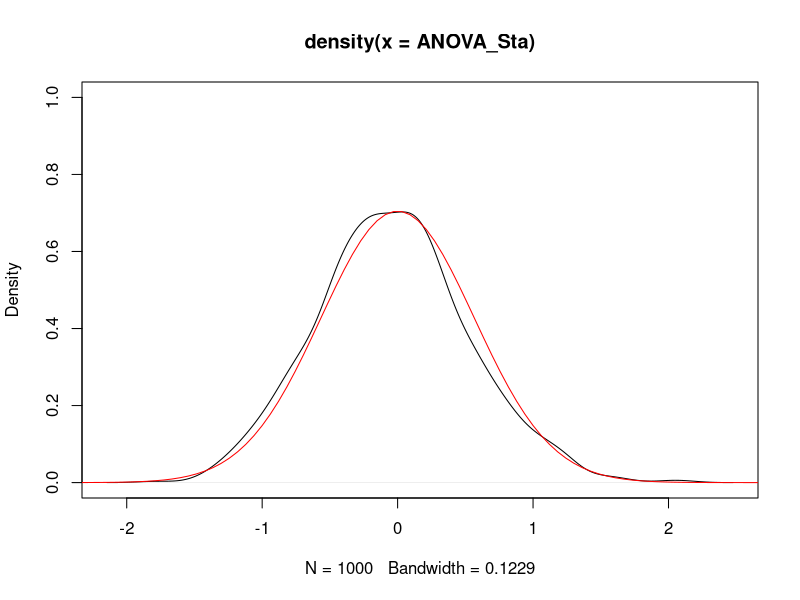
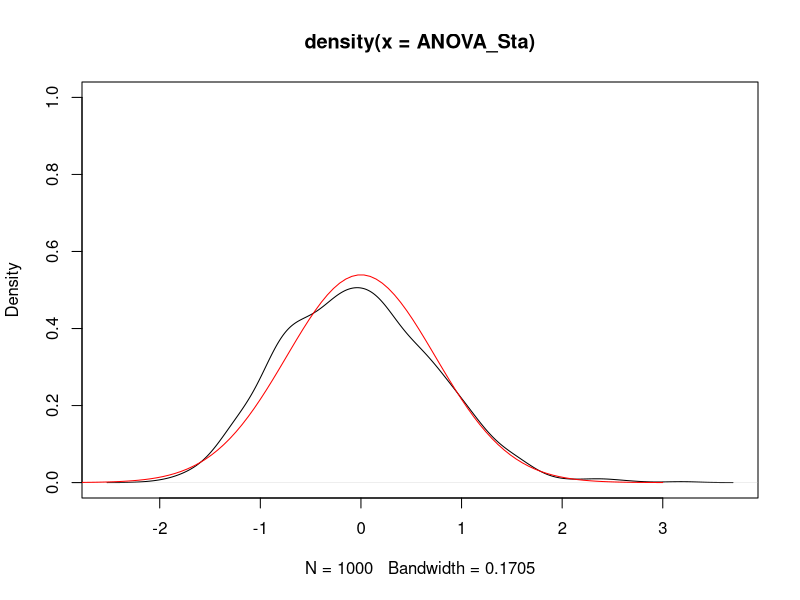
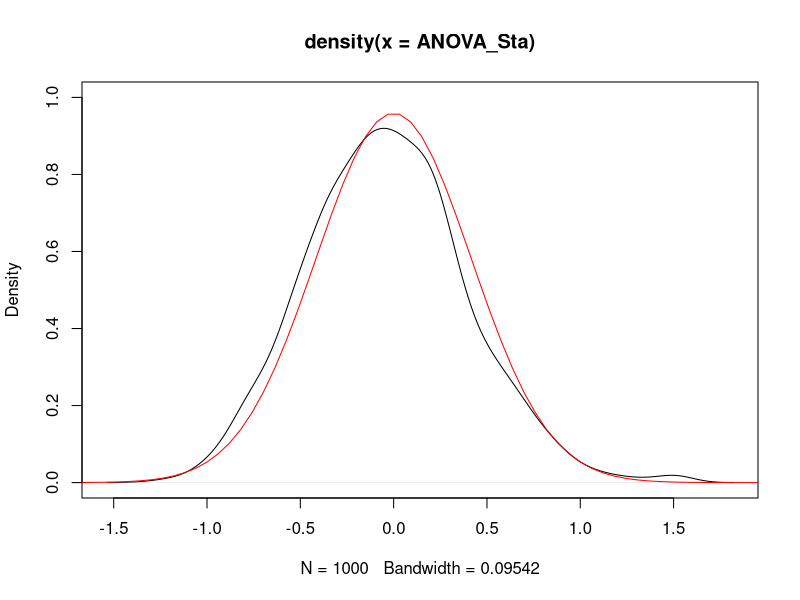

R code for these plots, in order:
#########################################################################################################################################
########  Simulation studies to evaluate the performance of the proposed hypothesis test on variance constancy for two-component mixtures
#########################################################################################################################################


#### Load libraries
library(mixtools)
library(sn)
library(matrixcalc)
library(Matrix)
library(ks)
library(pracma)
library(interp)
library(parallel)

########################################################################################################################
#################### Define a function to get high dimensional ANOVA statistics
Aug_ANOVA_T <- function(x,y,m){#  x and y are univariate and m (an odd number) is the window size
  n_cell <- length(x)
  y_order <- y[order(x)]
  MSE <- 0
  sum_cell <- mean_cell <- rep(0,n_cell)
  for(i in 1:n_cell){
    
    if (i < (m+1)/2 ){
      mean_cell[i] <- mean(y_order[1:m])
      sum_cell[i] <- sum(y_order[1:m])
      MSE <- MSE + sum((y_order[1:m]-mean_cell[i])^2)
    } else if(i > (n_cell-(m-1)/2)){
      mean_cell[i] <- mean(y_order[(n_cell-m+1):n_cell])
      sum_cell[i] <- sum(y_order[(n_cell-m+1):n_cell])
      MSE <- MSE + sum((y_order[(n_cell-m+1):n_cell]-mean_cell[i])^2)
    } else {
      mean_cell[i] <- mean(y_order[(i-(m-1)/2):(i+(m-1)/2)])
      sum_cell[i] <- sum(y_order[(i-(m-1)/2):(i+(m-1)/2)])
      MSE <- MSE + sum((y_order[(i-(m-1)/2):(i+(m-1)/2)]-mean_cell[i])^2)
    }
    
  }
  MSE <- MSE/(n_cell*(m-1))
  MST <- m*sum((mean_cell - sum(sum_cell)/(n_cell*m))^2)/(n_cell-1)
  StaT <- sqrt(n_cell)*(MST-MSE)
  return(StaT)
}
################  define a function to perform pseudoclass for two component mixture regression
PseudoClass <- function(x,y,p1,beta1,beta2){# x and y are univariate, and p1 is the posterior probability
  randraw <- rbinom(length(y),1,p1)
  y_c1 <- y[randraw==1]
  y_c2 <- y[randraw==0]
  x_c1 <- x[randraw==1]
  x_c2 <- x[randraw==0]
  xd1 <- cbind(rep(1,length(x_c1)),x_c1)
  xd2 <- cbind(rep(1,length(x_c2)),x_c2)
  adj_resd1 <- y_c1 - xd1%*%beta1
  adj_resd2 <- y_c2 - xd2%*%beta2
  return(list(y_class1=y_c1,y_class2=y_c2,x_class1=x_c1,x_class2=x_c2,adj_resd1=adj_resd1,adj_resd2=adj_resd2))
}


################  define functions to perform EM algorithm for two component mixture regression with covariate dependent mixing proportions and constant variance
emopt_pi <- function(initl,X,w){ # initl=initial value for beta, X is n by p, w is n by 1
  
  emobj_pi <- function(beta_pi){
    nsamp <- nrow(X)
    return(-c(t(w)%*%X%*%beta_pi)/nsamp + sum(log(1+exp(X%*%beta_pi)))/nsamp)
  }
  
  emobj_pi_gr <- function(beta_pi){
    nsamp <- nrow(X)
    return(-t(X)%*%w/nsamp + t(X)%*%(1/(1+exp(-X%*%beta_pi)))/nsamp)
  }
  
  res <- optim(initl,emobj_pi,emobj_pi_gr,method = "BFGS")
  return(res$par)
}

emopt_wnorm <- function(initl_beta_m,initl_beta_sig2,X_m,X_sig2,y,w,maxiter=10000,epsilon=0.0001){  
  # this function solve the optimization problem of weighted log normal likelihood
  nsamp <- nrow(X_m)
  beta1_old <- initl_beta_m
  beta2_old <- initl_beta_sig2
  #w_new <- diag(w*exp(-X_sig2%*%beta2))
  l <- 0
  beta_diff <- epsilon 
  while(l < maxiter & beta_diff >= epsilon){
    l <- l + 1
    w_new <- diag(c(w*exp(-X_sig2%*%beta2_old)))
    beta1_new <- c(solve(t(X_m)%*%w_new%*%X_m)%*%t(X_m)%*%w_new%*%y)
    
    emobj_beta_sig2 <- function(beta_sig2){
      return(sum(w*(y-X_m%*%beta1_new)^2*exp(-X_sig2%*%beta_sig2)) + c(t(w)%*%(X_sig2%*%beta_sig2)))
    }
    
    emobj_beta_sig2_gr <- function(beta_sig2){
      return(-t(X_sig2)%*%(w*(y-X_m%*%beta1_new)^2*exp(-X_sig2%*%beta_sig2)) + t(X_sig2)%*%w)
    }
    
    rep2 <- optim(initl_beta_sig2,emobj_beta_sig2,emobj_beta_sig2_gr,method = "BFGS")
    beta2_new <- rep2$par
    beta_diff <- max(abs(c(beta1_new-beta1_old,beta2_new-beta2_old)))
    beta1_old <- beta1_new
    beta2_old <- beta2_new
  }
  
  return(list(beta_m=beta1_old,beta_sig2=beta2_old))
}

normmixEM_contvar <- function(x_pi,x_m,y,initl_beta_pi,initl_beta_m1,initl_beta_m2,initl_sgm21,initl_sgm22,maxiter=10000,epsilon=0.0001){ #x is n by p, and initl_beta is p by 5 (only for two clusters)
  beta_pi_old <- initl_beta_pi 
  beta_m1_old <- initl_beta_m1 
  beta_m2_old <- initl_beta_m2 
  sgm21_old <- initl_sgm21 
  sgm22_old <- initl_sgm22 
  w_base <- rep(0,length(y))
  l <- 0
  w_diff <- epsilon 
  
  while(l < maxiter & w_diff >= epsilon){
    l <- l + 1
    em_pi <- 1/(1+exp(-c(x_pi%*%beta_pi_old)))
    em_m1 <- c(x_m%*%beta_m1_old)
    em_m2 <- c(x_m%*%beta_m2_old)
    em_sgm21 <- sgm21_old
    em_sgm22 <- sgm22_old 
    w_update <- (em_pi*dnorm(y,mean=em_m1,sd=sqrt(em_sgm21)))/(em_pi*dnorm(y,mean=em_m1,sd=sqrt(em_sgm21))+(1-em_pi)*dnorm(y,mean=em_m2,sd=sqrt(em_sgm22)))
    beta_pi_new <- emopt_pi(beta_pi_old,x_pi,w_update)
    #normal1 <- emopt_wnorm(beta_m1_old,beta_sgm21_old,x_m,x_sgm2,y,w_update)
    #normal2 <- emopt_wnorm(beta_m2_old,beta_sgm22_old,x_m,x_sgm2,y,1-w_update)
    beta_m1_new <- c(solve(t(x_m)%*%diag(w_update)%*%x_m)%*%t(x_m)%*%diag(w_update)%*%y)
    beta_m2_new <- c(solve(t(x_m)%*%diag(1-w_update)%*%x_m)%*%t(x_m)%*%diag(1-w_update)%*%y)
    sgm21_new <- sum(w_update*(y-x_m%*%beta_m1_new)^2)/sum(w_update)
    sgm22_new <- sum((1-w_update)*(y-x_m%*%beta_m2_new)^2)/sum((1-w_update))
    
    beta_pi_old <- beta_pi_new
    beta_m1_old <- beta_m1_new
    beta_m2_old <- beta_m2_new
    sgm21_old <- sgm21_new
    sgm22_old <- sgm22_new
    w_diff <- max(abs(w_update-w_base))
    w_base <- w_update
    
    #print(l)
    #print(w_base)
    
  }
  if (l >= maxiter) {print("The algorithm does not converge")}
  return(list(beta_pi=beta_pi_old,beta_m1=beta_m1_old,beta_m2=beta_m2_old,sgm21=sgm21_old,sgm22=sgm22_old,iter=l))
}

########################################################################################################################
#################### start simulation studies 

## define a function to generate samples from mixtures 
rnpnormmix <- function(p,m,sgm){
  y <- NULL
  for (i in 1:nrow(p)){
    y[i] <- rnormmix(1,p[i,],m[i,],sgm[i,])
  }
  return(y)
}

######################################### setting 1 #######################################################################################

pi_1 <- function(x){
  return(exp(2-4*x)/(1+exp(2-4*x))) 
}

pi_2 <- function(x){
  return(1-pi_1(x))
}

m_1 <- function(x){
  return(5-x)
}

m_2 <- function(x){
  return(1+2*x)
}

sigma_1 <- 0.7; sigma_2 <- 0.4

n <- 1000 
n_sim <- 1000
n_impt <- 1 # n_impt is the number of independent imputation
set.seed(489)
x <- runif(n)
p <- cbind(pi_1(x),pi_2(x))
mu <- cbind(m_1(x),m_2(x))
sgm <- cbind(rep(sigma_1,n),rep(sigma_2,n))

true_beta_pi <- c(2,-4)
true_beta_m1 <- c(5,-1)
true_beta_m2 <- c(1,2)
x_m <- cbind(rep(1,n),x)
m1 <- c(x_m%*%true_beta_m1)
m2 <- c(x_m%*%true_beta_m2)
ANOVA_Sta <- rep(0,n_sim)

for(i in 1:n_sim){
  
  y <- rnpnormmix(p,mu,sgm)
  post_pi <- (pi_1(x)*dnorm(y,mean=m1,sd=sigma_1)/(pi_1(x)*dnorm(y,mean=m1,sd=sigma_1)+pi_2(x)*dnorm(y,mean=m2,sd=sigma_2)))
  ANOVA_Stas_impt <- rep(0,n_impt)
  for(k in 1:n_impt){  
    PseudoClass_Draw <- PseudoClass(x,y,post_pi,true_beta_m1,true_beta_m2)
    ANOVA_Stas_impt[k] <- Aug_ANOVA_T(PseudoClass_Draw$x_class1,abs(PseudoClass_Draw$adj_resd1),m=7)
  }
  ANOVA_Sta[i] <- mean(ANOVA_Stas_impt)
}

m <- 7
#Sta_sd <- var(abs(PseudoClass_Draw$adj_resd1))*sqrt(2*m*(2*m-1)/(3*(m-1)))
theo_sd <- sigma_1^2*(1-2/pi)*sqrt(2*m*(2*m-1)/(3*(m-1)))
plot(density(ANOVA_Sta),ylim=c(0,1))
lines(seq(-3,3,length=100),dnorm(seq(-3,3,length=100),mean=0,sd=theo_sd),type="l",col="red")
up_bound <- qnorm(0.975,mean=0,sd=theo_sd)
low_bound <- qnorm(0.025,mean=0,sd=theo_sd)
empir_alpha <- length(ANOVA_Sta[ANOVA_Sta>=up_bound | ANOVA_Sta<=low_bound])/n_sim
print(empir_alpha)

#plot(density(rnorm(5000)))
#lines(seq(-3,3,length=100),dnorm(seq(-3,3,length=100)),type="l",col="red")

######################################### setting 2 #######################################################################################

pi_1 <- function(x){
  return(exp(-1+2*x)/(1+exp(-1+2*x))) 
}

pi_2 <- function(x){
  return(1-pi_1(x))
}

m_1 <- function(x){
  return(3+2*x)
}

m_2 <- function(x){
  return(1-x)
}

sigma_1 <- 0.8; sigma_2 <- 0.5

n <- 1000 
n_sim <- 1000
n_impt <- 1 # n_impt is the number of independent imputation
set.seed(489)
x <- runif(n)
p <- cbind(pi_1(x),pi_2(x))
mu <- cbind(m_1(x),m_2(x))
sgm <- cbind(rep(sigma_1,n),rep(sigma_2,n))

true_beta_pi <- c(-1,2)
true_beta_m1 <- c(3,2)
true_beta_m2 <- c(1,-1)
x_m <- cbind(rep(1,n),x)
m1 <- c(x_m%*%true_beta_m1)
m2 <- c(x_m%*%true_beta_m2)
ANOVA_Sta <- rep(0,n_sim)

for(i in 1:n_sim){
  
  y <- rnpnormmix(p,mu,sgm)
  post_pi <- (pi_1(x)*dnorm(y,mean=m1,sd=sigma_1)/(pi_1(x)*dnorm(y,mean=m1,sd=sigma_1)+pi_2(x)*dnorm(y,mean=m2,sd=sigma_2)))
  ANOVA_Stas_impt <- rep(0,n_impt)
  for(k in 1:n_impt){  
    PseudoClass_Draw <- PseudoClass(x,y,post_pi,true_beta_m1,true_beta_m2)
    ANOVA_Stas_impt[k] <- Aug_ANOVA_T(PseudoClass_Draw$x_class1,abs(PseudoClass_Draw$adj_resd1),m=7)
  }
  ANOVA_Sta[i] <- mean(ANOVA_Stas_impt)
}

m <- 7
#Sta_sd <- var(abs(PseudoClass_Draw$adj_resd1))*sqrt(2*m*(2*m-1)/(3*(m-1)))
theo_sd <- sigma_1^2*(1-2/pi)*sqrt(2*m*(2*m-1)/(3*(m-1)))
plot(density(ANOVA_Sta),ylim=c(0,1))
lines(seq(-3,3,length=100),dnorm(seq(-3,3,length=100),mean=0,sd=theo_sd),type="l",col="red")
up_bound <- qnorm(0.975,mean=0,sd=theo_sd)
low_bound <- qnorm(0.025,mean=0,sd=theo_sd)
empir_alpha <- length(ANOVA_Sta[ANOVA_Sta>=up_bound | ANOVA_Sta<=low_bound])/n_sim
print(empir_alpha)

######################################### setting 3 #######################################################################################
pi_1 <- function(x){
  return(exp(0+1*x)/(1+exp(0+1*x))) 
}

pi_2 <- function(x){
  return(1-pi_1(x))
}

m_1 <- function(x){
  return(3+1*x)
}

m_2 <- function(x){
  return(-2+3*x)
}

sigma_1 <- 0.6; sigma_2 <- 0.8

n <- 1000 
n_sim <- 1000
n_impt <- 1 # n_impt is the number of independent imputation
set.seed(489)
x <- runif(n)
p <- cbind(pi_1(x),pi_2(x))
mu <- cbind(m_1(x),m_2(x))
sgm <- cbind(rep(sigma_1,n),rep(sigma_2,n))

true_beta_pi <- c(0,1)
true_beta_m1 <- c(3,1)
true_beta_m2 <- c(-2,3)
x_m <- cbind(rep(1,n),x)
m1 <- c(x_m%*%true_beta_m1)
m2 <- c(x_m%*%true_beta_m2)
ANOVA_Sta <- rep(0,n_sim)

for(i in 1:n_sim){
  
  y <- rnpnormmix(p,mu,sgm)
  post_pi <- (pi_1(x)*dnorm(y,mean=m1,sd=sigma_1)/(pi_1(x)*dnorm(y,mean=m1,sd=sigma_1)+pi_2(x)*dnorm(y,mean=m2,sd=sigma_2)))
  ANOVA_Stas_impt <- rep(0,n_impt)
  for(k in 1:n_impt){  
    PseudoClass_Draw <- PseudoClass(x,y,post_pi,true_beta_m1,true_beta_m2)
    ANOVA_Stas_impt[k] <- Aug_ANOVA_T(PseudoClass_Draw$x_class1,abs(PseudoClass_Draw$adj_resd1),m=7)
  }
  ANOVA_Sta[i] <- mean(ANOVA_Stas_impt)
}

m <- 7
#Sta_sd <- var(abs(PseudoClass_Draw$adj_resd1))*sqrt(2*m*(2*m-1)/(3*(m-1)))
theo_sd <- sigma_1^2*(1-2/pi)*sqrt(2*m*(2*m-1)/(3*(m-1)))
plot(density(ANOVA_Sta),ylim=c(0,1))
lines(seq(-3,3,length=100),dnorm(seq(-3,3,length=100),mean=0,sd=theo_sd),type="l",col="red")
up_bound <- qnorm(0.975,mean=0,sd=theo_sd)
low_bound <- qnorm(0.025,mean=0,sd=theo_sd)
empir_alpha <- length(ANOVA_Sta[ANOVA_Sta>=up_bound | ANOVA_Sta<=low_bound])/n_sim
print(empir_alpha)
